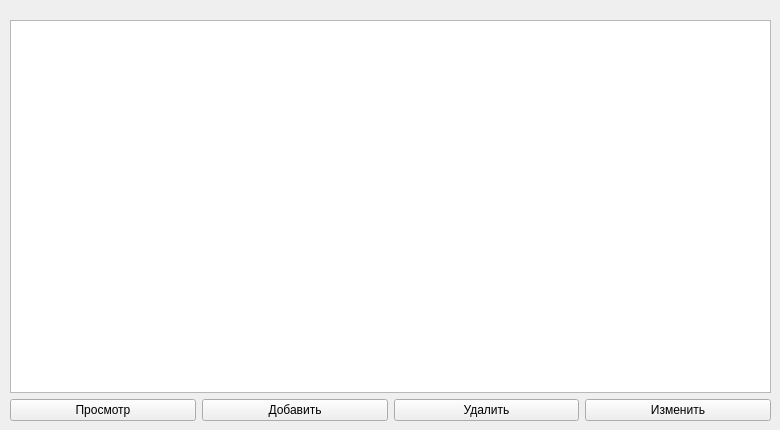
      <widget class="QWidget" name="employeesTab">
       <attribute name="title">
        <string>Сотрудники</string>
       </attribute>
       <widget class="QWidget" name="layoutWidget">
        <property name="geometry">
         <rect>
          <x>10</x>
          <y>20</y>
          <width>761</width>
          <height>401</height>
         </rect>
        </property>
        <layout class="QGridLayout" name="gridLayout">
         <item row="0" column="0">
          <widget class="QTableView" name="employessView">
           <property name="sortingEnabled">
            <bool>true</bool>
           </property>
          </widget>
         </item>
         <item row="1" column="0">
          <layout class="QHBoxLayout" name="horizontalLayout_4">
           <item>
            <widget class="QPushButton" name="pushButton">
             <property name="styleSheet">
              <string notr="true"/>
             </property>
             <property name="text">
              <string>Просмотр</string>
             </property>
            </widget>
           </item>
           <item>
            <widget class="QPushButton" name="addEmployees">
             <property name="text">
              <string>Добавить</string>
             </property>
            </widget>
           </item>
           <item>
            <widget class="QPushButton" name="deleteEmployess">
             <property name="text">
              <string>Удалить</string>
             </property>
            </widget>
           </item>
           <item>
            <widget class="QPushButton" name="changeEmploess">
             <property name="text">
              <string>Изменить</string>
             </property>
            </widget>
           </item>
          </layout>
         </item>
        </layout>
       </widget>
      </widget>
